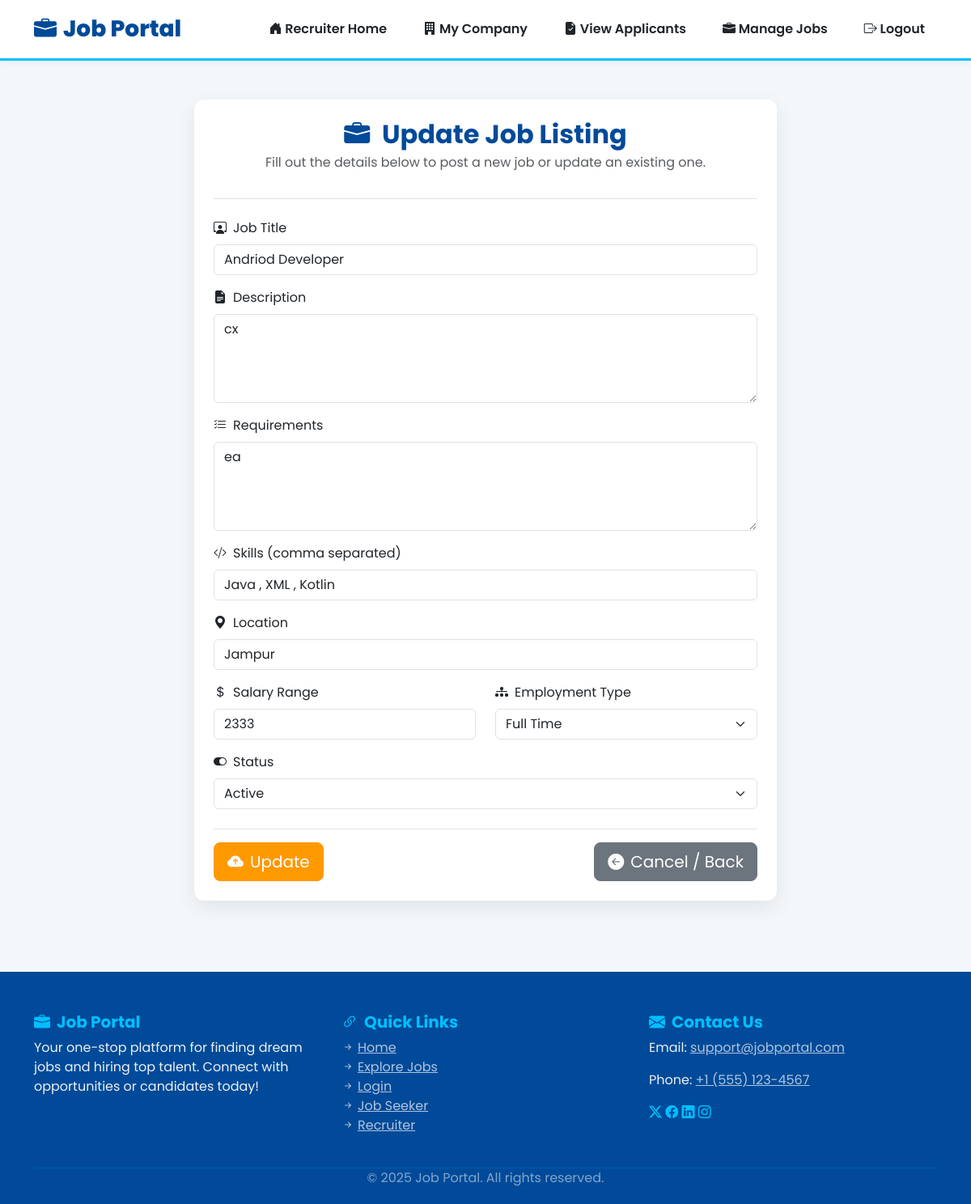
The app's page /jobs/update/2/ (signed in) with its own data.
### myapp/models.py (models this page shows, shortened)
class Job(models.Model):
    JOB_TYPES = [
        ('full-time', 'Full Time'),
        ('part-time', 'Part Time'),
        ('internship', 'Internship'),
        ('contract', 'Contract'),
    ]
    JOB_STATUS = [
        ('active', 'Active'),
        ('deactivate', 'Deactivate'),
        ('closed', 'Closed'),
    ]
    job_id = models.AutoField(primary_key=True)
    recruiter = models.ForeignKey(Recruiter, on_delete=models.CASCADE, related_name='jobs')
    title = models.CharField(max_length=255)
    description = models.TextField()
    requirements = models.TextField()
    skills = models.TextField(
        blank=True,
        null=True,
        help_text="Enter skills as comma-separated values, e.g., Python, Django, AWS"
    )
    location = models.CharField(max_length=255)
    salary_range = models.CharField(max_length=255, blank=True, null=True)
    employment_type = models.CharField(max_length=20, choices=JOB_TYPES)
    posted_at = models.DateTimeField(auto_now_add=True)
    updated_at = models.DateTimeField(auto_now=True)
    status = models.CharField(max_length=20, choices=JOB_STATUS, default='active')

### myapp/views.py (the view)
# urls.py: path('jobs/update/<int:job_id>/', views.job_update, name='job_update'),
def job_update(request, job_id):
    job = get_object_or_404(Job, pk=job_id, recruiter_id=request.session.get('user_id'))
    if request.session.get('user_type') != 'recruiter':
        messages.error(request, "Unauthorized access.")
        return redirect('login')
    if request.method == 'POST':
        form = JobForm(request.POST, instance=job)
        if form.is_valid():
            form.save()
            messages.success(request, "Job updated successfully.")
            return redirect('job_list')
    else:
        form = JobForm(instance=job)
    return render(request, 'jobs/job_form.html', {'form': form, 'action': 'Update'})

### myapp/forms.py
class JobForm(forms.ModelForm):
    class Meta:
        model = Job
        fields = [
            'title',
            'description',
            'requirements',
            'skills',
            'location',
            'salary_range',
            'employment_type',
            'status'
        ]
        widgets = {
            'title': forms.TextInput(attrs={'class': 'form-control'}),
            'description': forms.Textarea(attrs={'class': 'form-control', 'rows': 4}),
            'requirements': forms.Textarea(attrs={'class': 'form-control', 'rows': 4}),
            'skills': forms.TextInput(
                attrs={
                    'class': 'form-control',
                    'placeholder': 'e.g. Python, Django, AWS'
                }
            ),
            'location': forms.TextInput(attrs={'class': 'form-control'}),
            'salary_range': forms.TextInput(attrs={'class': 'form-control'}),
            'employment_type': forms.Select(attrs={'class': 'form-select'}),
            'status': forms.Select(attrs={'class': 'form-select'}),
        }

### templates/jobs/job_form.html (shortened to what this page needs)
{% extends "base.html" %}
{% block content %}
<div class="container my-5">
    <div class="row justify-content-center">
        <div class="col-lg-8 col-md-10">
            <div class="card-form p-4">
                <div class="text-center mb-4 pb-3 border-bottom">
                    <h2 class="fw-bold mb-1" style="color: var(--primary-color);">
                        <i class="bi bi-briefcase-fill me-2"></i> {{ action }} Job Listing
                    </h2>
                    <p class="text-muted">Fill out the details below to post a new job or update an existing one.</p>
                </div>
                <form method="post">
                    <div class="mb-3">
                        <label for="{{ form.title.id_for_label }}" class="form-label">
                            <i class="bi bi-person-workspace me-2"></i>Job Title
                        </label>
                        {{ form.title }}
                    </div>
                    <div class="mb-3">
                        <label for="{{ form.description.id_for_label }}" class="form-label">
                            <i class="bi bi-file-earmark-text-fill me-2"></i>Description
                        </label>
                        {{ form.description }}
                    </div>
                    <div class="mb-3">
                        <label for="{{ form.requirements.id_for_label }}" class="form-label">
                            <i class="bi bi-list-check me-2"></i>Requirements
                        </label>
                        {{ form.requirements }}
                    </div>
                    <div class="mb-3">
                        <label for="{{ form.skills.id_for_label }}" class="form-label">
                            <i class="bi bi-code-slash me-2"></i>Skills (comma separated)
                        </label>
                        {{ form.skills }}
                    </div>
                    <div class="mb-3">
                        <label for="{{ form.location.id_for_label }}" class="form-label">
                            <i class="bi bi-geo-alt-fill me-2"></i>Location
                        </label>
                        {{ form.location }}
                    </div>
                    <div class="row">
                        <div class="col-md-6 mb-3">
                            <label for="{{ form.salary_range.id_for_label }}" class="form-label">
                                <i class="bi bi-currency-dollar me-2"></i>Salary Range
                            </label>
                            {{ form.salary_range }}
                        </div>
                        <div class="col-md-6 mb-3">
                            <label for="{{ form.employment_type.id_for_label }}" class="form-label">
                                <i class="bi bi-diagram-3-fill me-2"></i>Employment Type
                            </label>
                            {{ form.employment_type }}
                        </div>
                    </div>
                    <div class="mb-4">
                        <label for="{{ form.status.id_for_label }}" class="form-label">
                            <i class="bi bi-toggle-on me-2"></i>Status
                        </label>
                        {{ form.status }}
                    </div>
                    <div class="d-flex justify-content-between pt-3 border-top">
                        <button type="submit" class="btn btn-lg" style="background-color: var(--accent-color); border-color: var(--accent-color); color: white;">
                            <i class="bi bi-cloud-arrow-up-fill me-2"></i>{{ action }}
                        </button>
                        <a href="{% url 'job_list' %}" class="btn btn-secondary btn-lg">
                            <i class="bi bi-arrow-left-circle-fill me-2"></i>Cancel / Back
                        </a>
                    </div>
                </form>
            </div>
        </div>
    </div>
</div>
{% endblock %}

### templates/base.html (style rules this page uses)
:root { --primary-color: #004a99; --secondary-color: #00bfff; --accent-color: #ff9900; --text-color: #212529; --light-bg: #f4f7f9; --card-bg: #ffffff; --card-shadow: 0 8px 25px rgba(0, 0, 0, 0.08); --transition-speed: 0.3s; }
body { background-color: var(--light-bg); font-family: 'Poppins', sans-serif; color: var(--text-color); min-height: 100vh; display: flex; flex-direction: column; }
.card-form, .table-responsive, .feature-card { background-color: var(--card-bg); padding: 30px; border-radius: 12px; box-shadow: var(--card-shadow); border: none; }

### records on screen
Job: title "Andriod Developer", description "cx", requirements "ea", skills "Java , XML , Kotlin", location "Jampur", salary_range "2333", employment_type "Full Time", status "Active"

### other values on screen
{{ action }} "Update"
